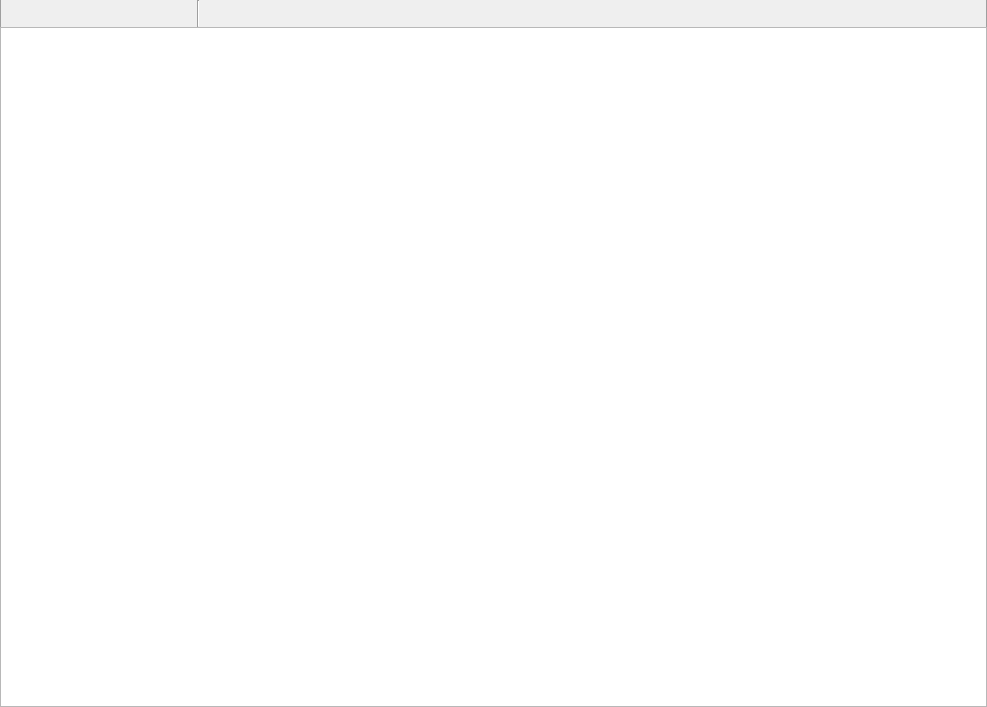
<?xml version="1.0" encoding="UTF-8"?>
<ui version="4.0">
 <class>PlaylistContainer</class>
 <widget class="QWidget" name="PlaylistContainer">
  <property name="geometry">
   <rect>
    <x>0</x>
    <y>0</y>
    <width>987</width>
    <height>707</height>
   </rect>
  </property>
  <property name="windowTitle">
   <string>Form</string>
  </property>
  <property name="styleSheet">
   <string notr="true">#toolbar {
  border-color: palette(dark);
  border-style: solid;
  border-width: 0px 1px 0px 1px;
}</string>
  </property>
  <layout class="QVBoxLayout" name="verticalLayout_2">
   <property name="spacing">
    <number>0</number>
   </property>
   <property name="leftMargin">
    <number>0</number>
   </property>
   <property name="topMargin">
    <number>0</number>
   </property>
   <property name="rightMargin">
    <number>0</number>
   </property>
   <property name="bottomMargin">
    <number>0</number>
   </property>
   <item>
    <widget class="PlaylistTabBar" name="tab_bar" native="true"/>
   </item>
   <item>
    <widget class="QFrame" name="toolbar">
     <layout class="QHBoxLayout" name="horizontalLayout">
      <property name="spacing">
       <number>0</number>
      </property>
      <property name="leftMargin">
       <number>0</number>
      </property>
      <property name="topMargin">
       <number>0</number>
      </property>
      <property name="rightMargin">
       <number>0</number>
      </property>
      <property name="bottomMargin">
       <number>0</number>
      </property>
      <item>
       <widget class="QToolButton" name="create_new">
        <property name="iconSize">
         <size>
          <width>20</width>
          <height>20</height>
         </size>
        </property>
        <property name="autoRaise">
         <bool>true</bool>
        </property>
       </widget>
      </item>
      <item>
       <widget class="QToolButton" name="load">
        <property name="iconSize">
         <size>
          <width>20</width>
          <height>20</height>
         </size>
        </property>
        <property name="autoRaise">
         <bool>true</bool>
        </property>
       </widget>
      </item>
      <item>
       <widget class="QToolButton" name="save">
        <property name="iconSize">
         <size>
          <width>20</width>
          <height>20</height>
         </size>
        </property>
        <property name="autoRaise">
         <bool>true</bool>
        </property>
       </widget>
      </item>
      <item>
       <widget class="QToolButton" name="add_file">
        <property name="iconSize">
         <size>
          <width>20</width>
          <height>20</height>
         </size>
        </property>
        <property name="autoRaise">
         <bool>true</bool>
        </property>
       </widget>
      </item>
      <item>
       <widget class="QToolButton" name="clear">
        <property name="iconSize">
         <size>
          <width>20</width>
          <height>20</height>
         </size>
        </property>
        <property name="autoRaise">
         <bool>true</bool>
        </property>
       </widget>
      </item>
      <item>
       <widget class="QToolButton" name="undo">
        <property name="iconSize">
         <size>
          <width>20</width>
          <height>20</height>
         </size>
        </property>
        <property name="autoRaise">
         <bool>true</bool>
        </property>
       </widget>
      </item>
      <item>
       <widget class="QToolButton" name="redo">
        <property name="iconSize">
         <size>
          <width>20</width>
          <height>20</height>
         </size>
        </property>
        <property name="autoRaise">
         <bool>true</bool>
        </property>
       </widget>
      </item>
      <item>
       <widget class="Line" name="line">
        <property name="orientation">
         <enum>Qt::Vertical</enum>
        </property>
       </widget>
      </item>
      <item>
       <widget class="SearchField" name="search_field" native="true"/>
      </item>
     </layout>
    </widget>
   </item>
   <item>
    <widget class="PlaylistView" name="playlist">
     <property name="acceptDrops">
      <bool>true</bool>
     </property>
     <property name="editTriggers">
      <set>QAbstractItemView::EditKeyPressed|QAbstractItemView::SelectedClicked</set>
     </property>
     <property name="dragEnabled">
      <bool>true</bool>
     </property>
     <property name="dragDropMode">
      <enum>QAbstractItemView::DragDrop</enum>
     </property>
     <property name="selectionMode">
      <enum>QAbstractItemView::ExtendedSelection</enum>
     </property>
     <property name="rootIsDecorated">
      <bool>false</bool>
     </property>
     <property name="uniformRowHeights">
      <bool>true</bool>
     </property>
     <property name="itemsExpandable">
      <bool>false</bool>
     </property>
     <property name="sortingEnabled">
      <bool>true</bool>
     </property>
     <property name="allColumnsShowFocus">
      <bool>true</bool>
     </property>
    </widget>
   </item>
  </layout>
 </widget>
 <customwidgets>
  <customwidget>
   <class>SearchField</class>
   <extends>QWidget</extends>
   <header>widgets/searchfield.h</header>
  </customwidget>
  <customwidget>
   <class>PlaylistView</class>
   <extends>QTreeView</extends>
   <header>playlist/playlistview.h</header>
  </customwidget>
  <customwidget>
   <class>PlaylistTabBar</class>
   <extends>QWidget</extends>
   <header>playlist/playlisttabbar.h</header>
   <container>1</container>
  </customwidget>
 </customwidgets>
 <resources/>
 <connections/>
</ui>
